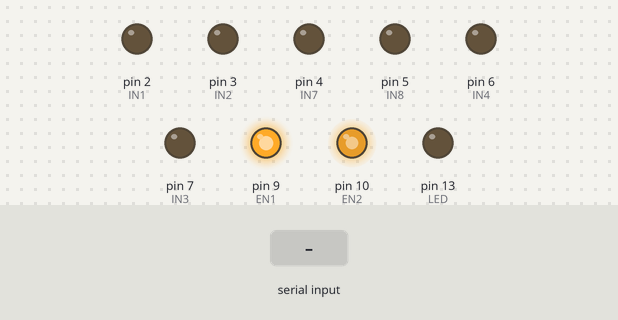
This sketch was run on a simulated Arduino Uno, built with avr-gcc and run on an emulated ATmega328P. On the bench: output pins drawn as LEDs (lit = HIGH). The inputs (shaded band) are chosen by the test bench. What the sketch prints to the serial monitor is not drawn.

Above: at 1.2 s.
1.3 s: "g" received over Serial
At 1.8 s:
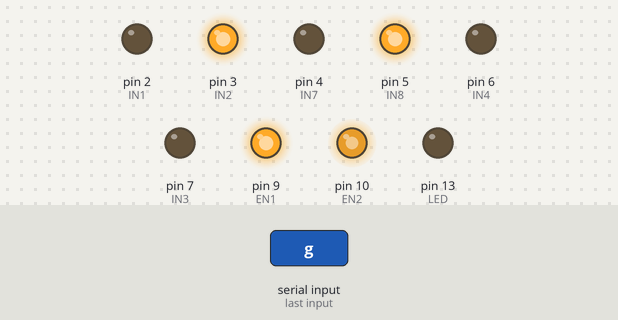
2.8 s: "l" received over Serial
At 4.0 s:
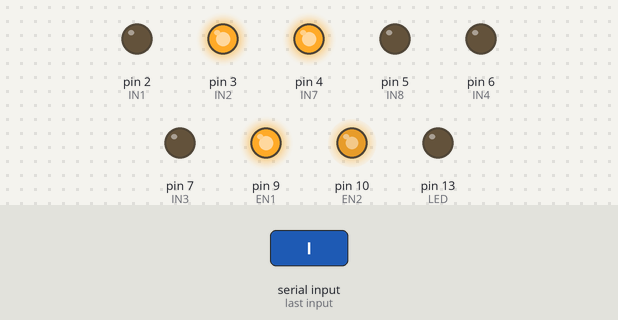
4.3 s: "r" received over Serial
At 5.3 s:
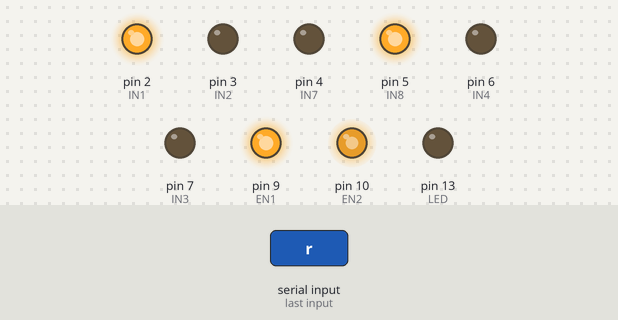
5.8 s: "b" received over Serial
At 6.4 s:
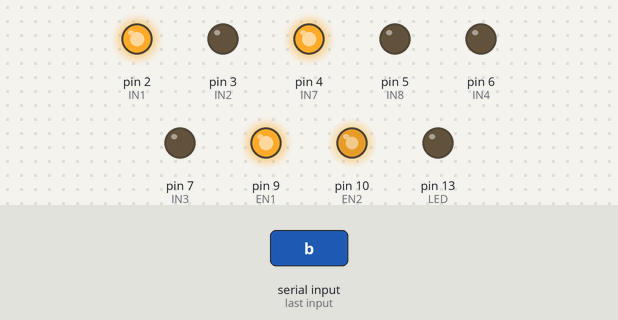
7.3 s: "w" received over Serial
At 8.5 s:
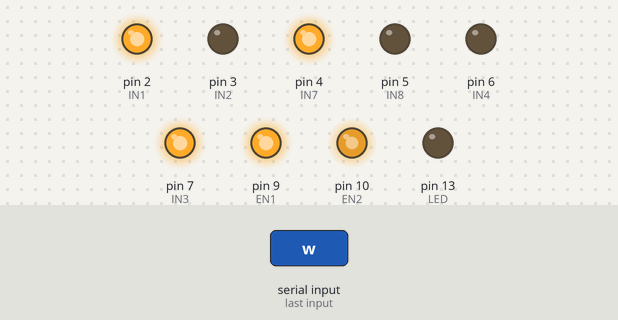
8.8 s: "s" received over Serial
At 9.9 s:
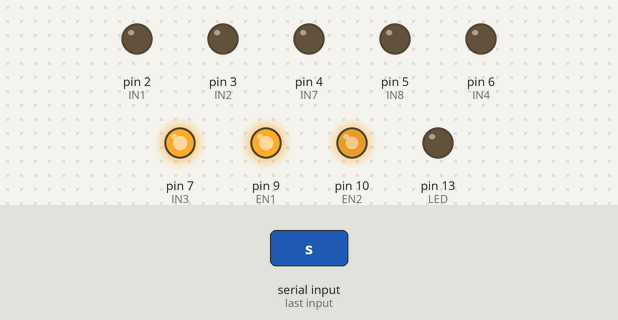
Timing chart, 0 to 11.3 s (numbered marks = the images above; inputs shaded):
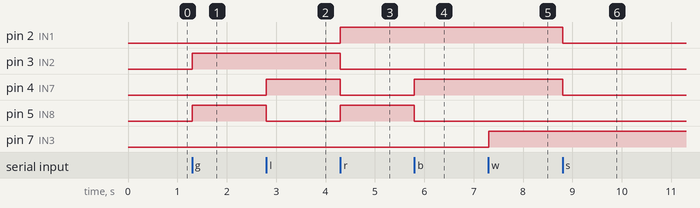

Measured:
- after the input at 1.3 s, pin 3 (IN2), pin 5 (IN8): LOW → HIGH at once
- after the input at 2.8 s, pin 4 (IN7): LOW → HIGH at once; pin 5 (IN8): HIGH → LOW at once
- after the input at 4.3 s, pin 2 (IN1), pin 5 (IN8): LOW → HIGH at once; pin 3 (IN2), pin 4 (IN7): HIGH → LOW at once
- after the input at 5.8 s, pin 4 (IN7): LOW → HIGH at once; pin 5 (IN8): HIGH → LOW at once
- after the input at 7.3 s, pin 7 (IN3): LOW → HIGH at once
- after the input at 8.8 s, pin 2 (IN1), pin 4 (IN7): HIGH → LOW at once

The sketch:

UNO.ino
```cpp
//宏定义一些引脚
#define LED 13

#define IN1  2
#define IN2  3
#define IN7  4
#define IN8  5
#define IN4  6
#define IN3  7

#define EN1  9
#define EN2  10

int  command = 0;
char inChar = 0;
String inputString = "";
boolean stringComplete = false;

void setup()
{
  pinMode(LED,OUTPUT);
  pinMode(IN1,OUTPUT);
  pinMode(IN2,OUTPUT);
  pinMode(IN7,OUTPUT);
  pinMode(IN8,OUTPUT);
  pinMode(IN3,OUTPUT);
  pinMode(IN4,OUTPUT);
  Serial.begin(9600);
  Moto_Init();
}
//后循环输出

void loop()
{


  switch(inChar)
  {
    case 'g':Go_Straight();break;
    case 's':Stop();break;
    case 'l':Turn_Left();break;
    case 'r':Turn_Right();break;
    case 'b':Go_Back();break;
    case 'w':Water();break;
    case 'd':Donot_Water();break;
  }

}


void Moto_Init()
{
  analogWrite(EN1,255);
  analogWrite(EN2,200);

}

void Go_Straight()
{
  digitalWrite(IN1,LOW);
  digitalWrite(IN2,HIGH);
  digitalWrite(IN7,LOW);
  digitalWrite(IN8,HIGH);
}

void Stop()
{
  digitalWrite(IN1,LOW);
  digitalWrite(IN2,LOW);
  digitalWrite(IN7,LOW);
  digitalWrite(IN8,LOW);
}

void Turn_Left()
{
  digitalWrite(IN1,LOW);
  digitalWrite(IN2,HIGH);
  digitalWrite(IN7,HIGH);
  digitalWrite(IN8,LOW);
}

void Turn_Right()
{
  digitalWrite(IN1,HIGH);
  digitalWrite(IN2,LOW);
  digitalWrite(IN7,LOW);
  digitalWrite(IN8,HIGH);
}

void Go_Back()
{
  digitalWrite(IN1,HIGH);
  digitalWrite(IN2,LOW);
  digitalWrite(IN7,HIGH);
  digitalWrite(IN8,LOW);
}
void Water()
{
  digitalWrite(IN3,HIGH);
  digitalWrite(IN4,LOW);
}

void Donot_Water()
{
  digitalWrite(IN3,LOW);
  digitalWrite(IN4,LOW);
}

void serialEvent()
{
  while (Serial.available())
  {
//    inChar = (char)Serial.read();
//    inputString += inChar;
//    if (inChar == '\n')
//    {
//      stringComplete = true;
//    }
//
//    if (stringComplete)
//    {
//      Serial.write(inputString);
//      inputString = "";
//      stringComplete = false;
//    }
      inChar = (char)Serial.read();
      Serial.write(inChar);
  }
}
```
